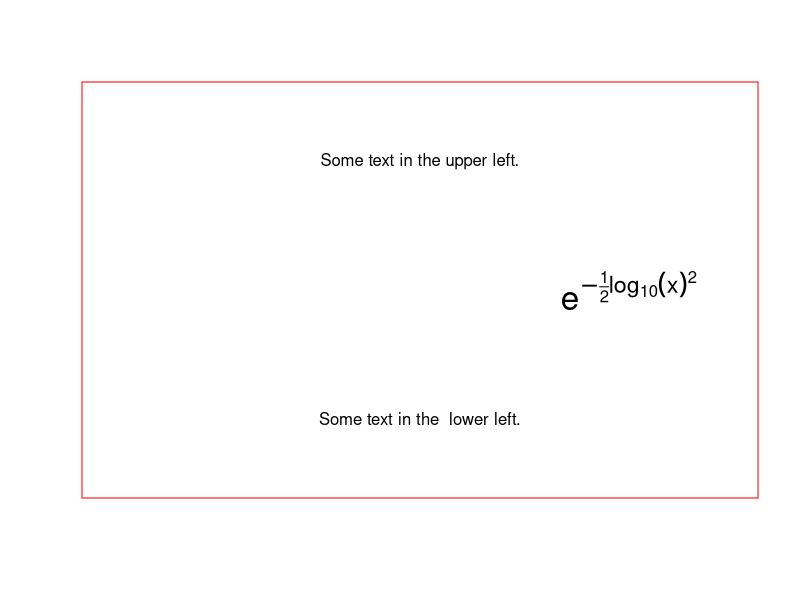
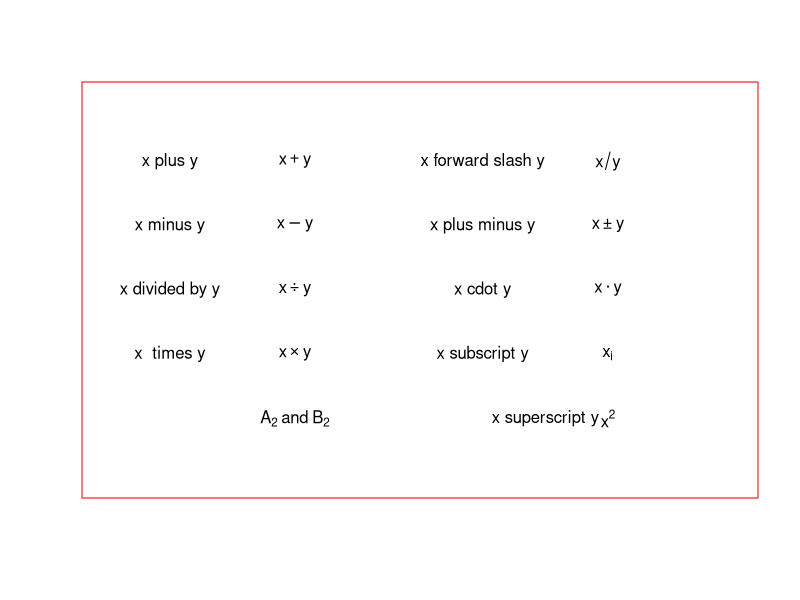
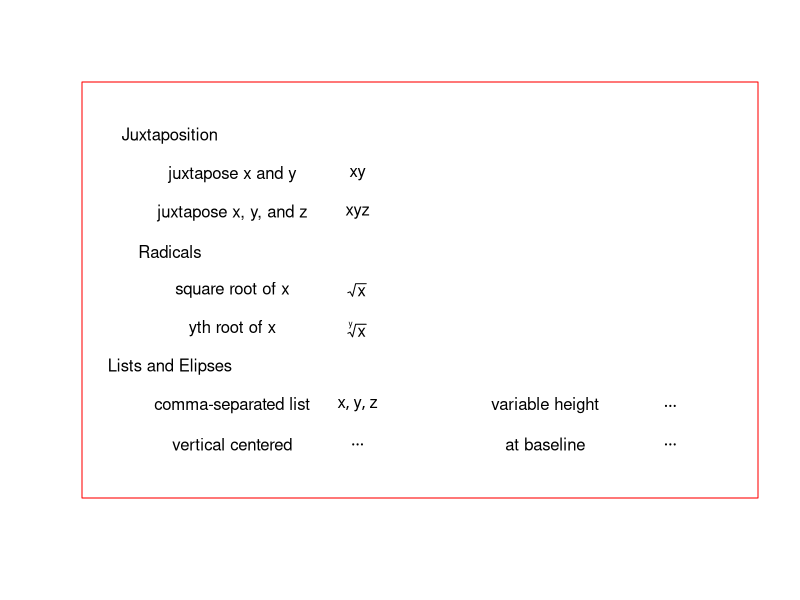
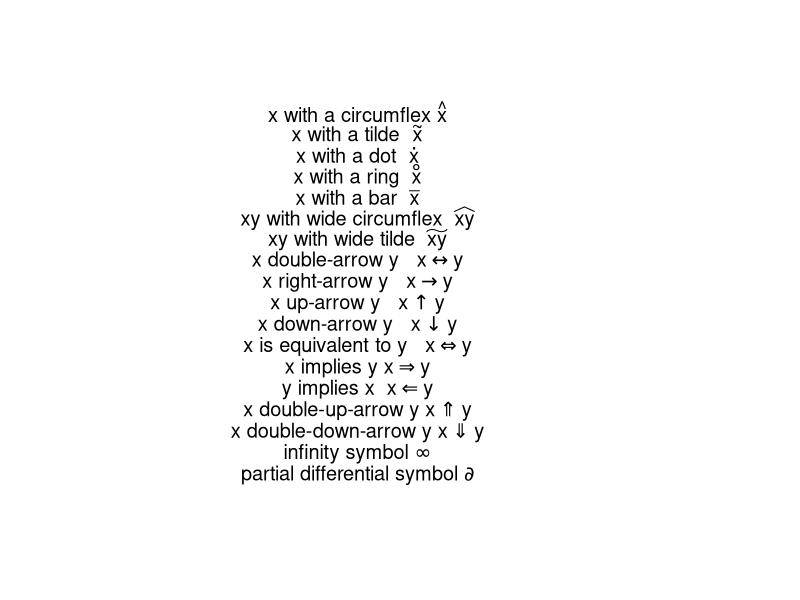
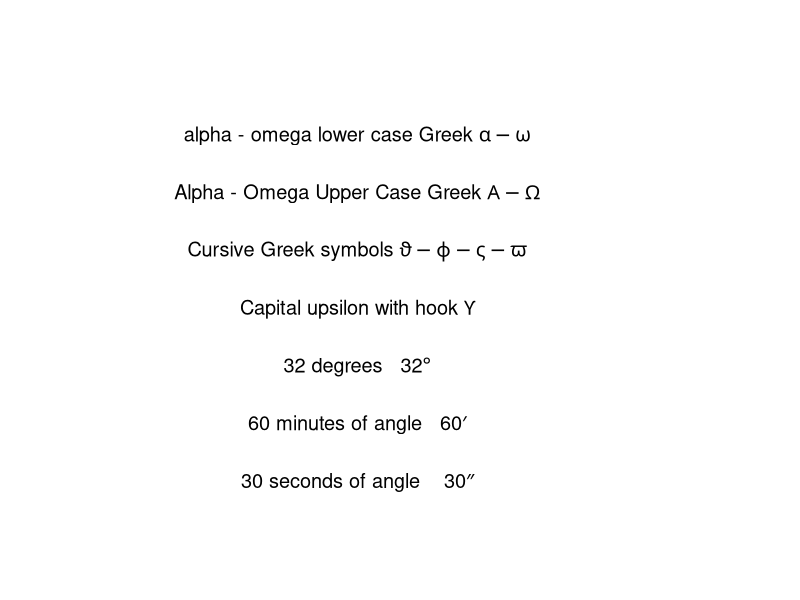
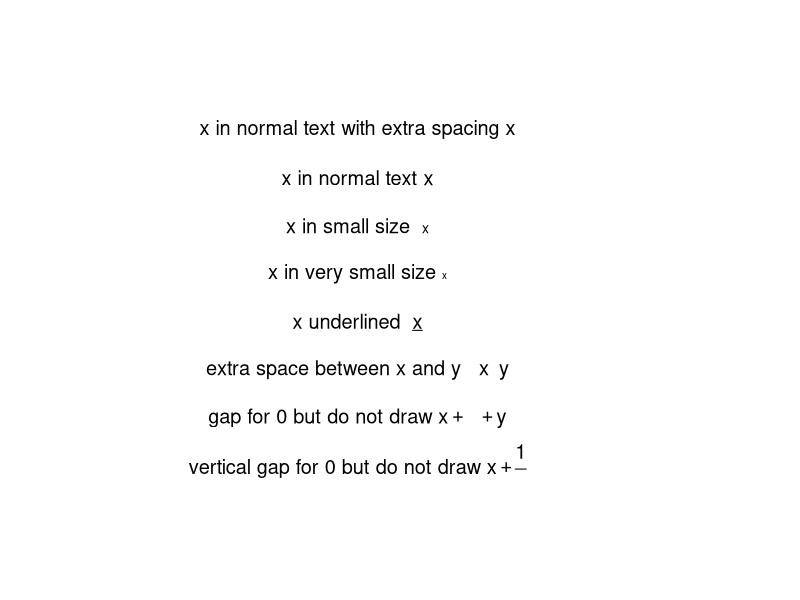
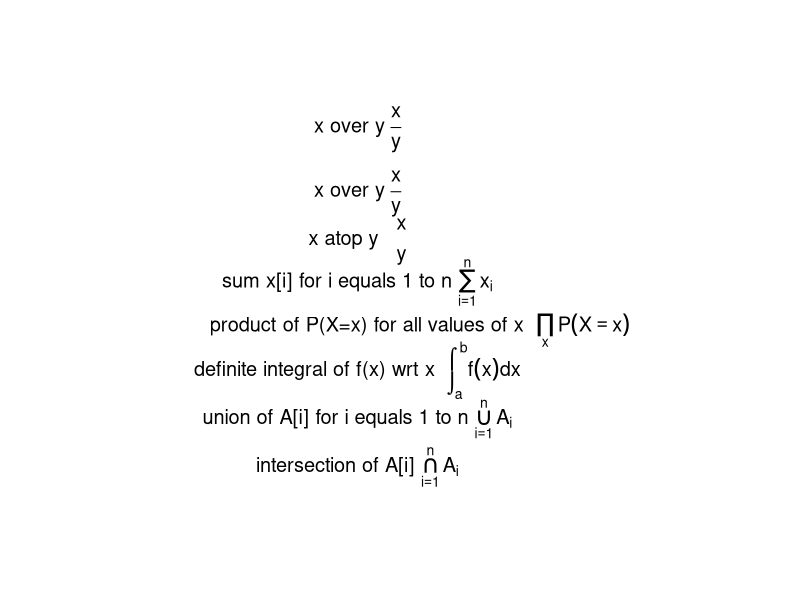
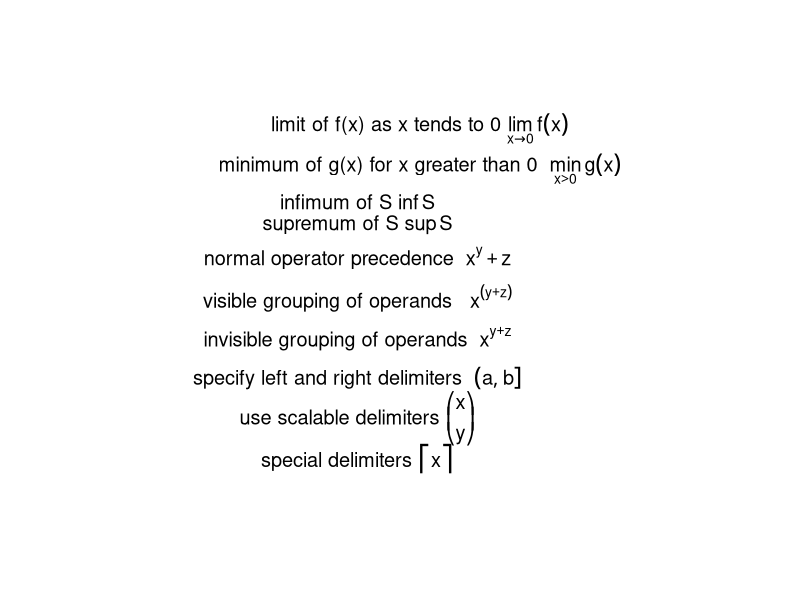

R code for these plots, in order:
## ---- chunk 1
# select custom.css for root, one, two, three, four directories above
# css/custom.css | ../css/custom.css | ../../css/custom.css | ../../../css/custom.css | ../../../.../css/custom.css
# start with messages and warnings to catch problems; switch to FALSE when resolved
# sometimes only work within individual chunks
require('knitr')
opts_chunk$set(fig.path='img/notation-') # creates / uses directory for figures
# apply fig.width and fig.height for size
# modify with actual topic name
## ---- chunk 2
plot.new(); plot.window(c(0,6), c(6,0))  # x & y axes 0 to 6, y revers hi 2 lo
yl <- expression(e^{-frac(1,2) * {log[10](x)}^2}) # sample expression assigned to yl
text(3, 1, "Some text in the upper left.")
text(5, 3, yl, cex = 2)                   # place text in centre of plot area, 
                                          # cex doubles default size
text(3, 5, "Some text in the  lower left.")
box(lty = 'solid', col = 'red')           # draw a solid line box in red
## ---- chunk 3
plot.new(); plot.window(c(0,10), c(6,0))  # x & y axes 0 to 10, y revers hi 2 lo  
x1 <- expression(x + y) 
x2 <- expression(x - y) 
x3 <- expression(x/y)
x4 <- expression(x %+-% y)     # x plus or minus y
x5 <- expression(x %/% y)
x6 <- expression(x %*% y)
x7 <- expression(x %.% y)
x8 <- expression(x[i]) 
x9 <- expression(x^2)

text(1, 1, 'x plus y')           # place at x=1 y=1 on reversed y axes
text(3, 1, x1, cex = 1)       # place at x=4 y=1  normal text size
text(1, 2, 'x minus y')           # place at x=1 y=2
text(3, 2, x2, cex = 1)
text(6, 1, 'x forward slash y')
text(8, 1, x3, cex = 1)
text(6, 2, 'x plus minus y')
text(8, 2, x4, cex = 1) 

text(1, 3, 'x divided by y')           
text(3, 3, x5, cex = 1)       
text(1, 4, 'x  times y')          
text(3, 4, x6, cex = 1)
text(6, 3, 'x cdot y')
text(8, 3, x7, cex = 1)
text(6, 4, 'x subscript y')
text(8, 4, x8, cex = 1) 
text(7, 5, 'x superscript y')
text(8, 5, x9, cex = 1) 
text(3, 5, expression( A[2]~and~B[2]))
box(lty = 'solid', col = 'red')           # draw a solid line box in red

## ---- chunk 4
plot.new(); plot.window(c(0,10), c(10,0))  # x & y axes 0 to 10, y revers hi 2 lo  
x1 <- expression(x*y) # juxtapose x and y
x2 <- expression(paste(x, y, z)) # juxtapose x, y and z
x3 <- expression(sqrt(x,y))     # yth root of x 
x30 <- expression(sqrt(x))     # square root of x
x4 <- expression(list(x, y, z)) #  comma-separated list
x5 <- expression(...)   # regular elipsis, varying height
x6 <- expression(cdots) # ellipsis (vertically centred)
x7 <- expression(ldots)  #ellipsis (at baseline) 

# text(4, 7, expression('x with a circumflex ' * hat(x)), cex = 1.2)

text(1, 1, 'Juxtaposition')
text(2, 2, 'juxtapose x and y')           # place at x=1 y=2 on reversed y axes
text(4, 2, x1, cex = 1)                   # place at x=4 y=2  normal text size
text(2, 3, 'juxtapose x, y, and z')       # place at x=1 y=3
text(4, 3, x2, cex = 1)

text(1, 4, 'Radicals')
text(2, 5, 'square root of x')
text(4, 5, x30, cex = 1)
text(2, 6, 'yth root of x')
text(4, 6, x3, cex = 1)

text(1, 7, 'Lists and Elipses')
text(2, 8, 'comma-separated list')
text(4, 8, x4, cex = 1) 
text(7, 8, 'variable height')
text(9, 8, x5, cex = 1)
text(2, 9, 'vertical centered')
text(4, 9, x6, cex = 1) 
text(7, 9, 'at baseline')
text(9, 9, x7, cex = 1) 
box(lty = 'solid', col = 'red')           # draw a solid line box in red
## ---- chunk 5
plot.new(); plot.window(c(0,10), c(27,0))
text(4, 1, expression('x with a circumflex ' * hat(x)), cex = 1.2)
text(4, 2.5, expression('x with a tilde  ' * tilde(x)), cex = 1.2) 
text(4, 4, expression('x with a dot  ' * dot(x)), cex = 1.2) 
text(4, 5.5, expression('x with a ring  ' * ring(x)), cex = 1.2)
text(4, 7, expression('x with a bar  ' * bar(x)), cex = 1.2)
text(4, 8.5, expression('xy with wide circumflex  ' * widehat(xy)), cex = 1.2)
text(4, 10, expression('xy with wide tilde  ' * widetilde(xy)), cex = 1.2)
text(4, 11.5, expression('x double-arrow y   ' * x %<->% y), cex = 1.2)
text(4, 13, expression('x right-arrow y   ' * x %->% y), cex = 1.2)
text(4, 14.5, expression('x up-arrow y   ' * x %up% y), cex = 1.2)
text(4, 16, expression('x down-arrow y   ' * x %down% y), cex = 1.2)
text(4, 17.5, expression('x is equivalent to y   ' * x %<=>% y), cex = 1.2)
text(4, 19, expression('x implies y ' * x %=>% y), cex = 1.2)
text(4, 20.5, expression('y implies x  ' * x %<=% y), cex = 1.2)
text(4, 22, expression('x double-up-arrow y ' * x %dblup% y), cex = 1.2)
text(4, 23.5, expression('x double-down-arrow y ' * x %dbldown% y), cex = 1.2)
text(4, 25, expression('infinity symbol ' *  infinity ), cex = 1.2)
text(4, 26.5, expression('partial differential symbol ' *  partialdiff ), cex = 1.2)

## ---- chunk 6
plot.new(); plot.window(c(0,10), c(10,0))
text(4, 1, expression('alpha - omega lower case Greek ' * alpha - omega), cex = 1.2)
text(4, 2.5, expression('Alpha - Omega Upper Case Greek ' * Alpha - Omega), cex = 1.2)
text(4, 4, expression('Cursive Greek symbols ' * theta1 - phi1 - sigma1 - omega1), cex = 1.2) 
text(4, 5.5, expression('Capital upsilon with hook ' * Upsilon1), cex = 1.2) 
text(4, 7, expression('32 degrees   ' * 32*degree), cex = 1.2) 
text(4, 8.5, expression('60 minutes of angle   ' * 60*minute), cex = 1.2)
text(4, 10, expression('30 seconds of angle    ' * 30*second), cex = 1.2)
## ---- chunk 7
plot.new(); plot.window(c(0,10), c(12,0))
text(4, 1, expression('x in normal text with extra spacing ' * displaystyle(x)), cex = 1.2)
text(4, 2.5, expression('x in normal text ' * textstyle(x)), cex = 1.2)
text(4, 4, expression('x in small size  ' * scriptstyle(x)), cex = 1.2) 
text(4, 5.5, expression('x in very small size ' * scriptscriptstyle(x)), cex = 1.2) 
text(4, 7, expression('x underlined  ' * underline(x)), cex = 1.2) 
text(4, 8.5, expression('extra space between x and y   ' * x ~~ y), cex = 1.2)
text(4, 10, expression('gap for 0 but do not draw ' * x + phantom(0) + y), cex = 1.2)
text(4, 11.5, expression('vertical gap for 0 but do not draw ' * x + over(1, phantom(0))), cex = 1.2)     
## ---- chunk 8
plot.new(); plot.window(c(0,10), c(12,0))
text(4, 1, expression('x over y ' * frac(x, y)), cex = 1.2)
text(4, 3, expression('x over y ' * over(x, y)), cex = 1.2)
text(4, 4.5, expression('x atop y   ' * atop(x, y)), cex = 1.2) 
text(4, 5.75, expression('sum x[i] for i equals 1 to n ' *sum(x[i], i==1, n)), cex = 1.2) 
text(5, 7.25, expression('product of P(X=x) for all values of x  ' * prod(plain(P)(X==x), x)), cex = 1.2) 
text(4, 8.5, expression('definite integral of f(x) wrt x  ' * integral(f(x)*dx, a, b)), cex = 1.2)
text(4, 10, expression('union of A[i] for i equals 1 to n ' * union(A[i], i==1, n)), cex = 1.2)
text(4, 11.5, expression('intersection of A[i] ' * intersect(A[i], i==1, n)), cex = 1.2)     
## ---- chunk 9
plot.new(); plot.window(c(0,10), c(12,0))
text(5, 1, expression('limit of f(x) as x tends to 0 ' * lim(f(x), x %->% 0)), cex = 1.2)
text(5, 2.25, expression('minimum of g(x) for x greater than 0  ' * min(g(x), x > 0)), cex = 1.2)
text(4, 3.25, expression('infimum of S ' * inf(S)), cex = 1.2) 
text(4, 4, expression('supremum of S ' * sup(S)), cex = 1.2) 
text(4, 5, expression('normal operator precedence  ' * x^y + z), cex = 1.2) 
text(4, 6.25, expression('visible grouping of operands   ' * x^(y + z)), cex = 1.2)
text(4, 7.5, expression('invisible grouping of operands  ' * x^{y + z}), cex = 1.2)
text(4, 8.75, expression('specify left and right delimiters  ' * group("(",list(a, b),"]")), cex = 1.2)  
text(4, 10, expression('use scalable delimiters ' * bgroup("(",atop(x,y),")")), cex = 1.2) 
text(4, 11.25, expression('special delimiters ' * group(lceil, x, rceil)), cex = 1.2) 
## ---- chunk 10
plot(1:10, 1:10)
# text(2, 9, expression(x %+-% y))
# text(2.2, 8, 'expression(x %+-% y)')
text(2, 9, expression(hat(beta) == (X^t * X)^{-1} * X^t * y),
     cex = .8)
text(3.2, 6, "expression(hat(beta) == (X^t * X)^{-1} * X^t * y)",
     cex = .8)
text(4, 3.9, expression(bar(x) == sum(frac(x[i], n), i==1, n)))
text(3.5, 2.7, "expression(bar(x) == sum(frac(x[i], n), i==1, n))",
     cex = .8)
text(8, 5, expression(paste(frac(1, sigma*sqrt(2*pi)), " ",
                            plain(e)^{frac(-(x-mu)^2, 2*sigma^2)})),  
     cex = 1.2)

## ---- chunk 11
sessionInfo()
